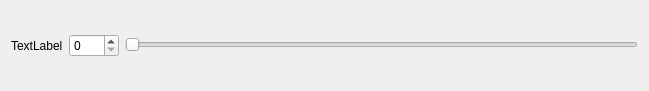
<?xml version="1.0" encoding="UTF-8"?>
<ui version="4.0">
 <class>SliderAndSpin</class>
 <widget class="QWidget" name="SliderAndSpin">
  <property name="geometry">
   <rect>
    <x>0</x>
    <y>0</y>
    <width>649</width>
    <height>91</height>
   </rect>
  </property>
  <property name="minimumSize">
   <size>
    <width>0</width>
    <height>0</height>
   </size>
  </property>
  <property name="windowTitle">
   <string>Form</string>
  </property>
  <layout class="QHBoxLayout" name="horizontalLayout">
   <item>
    <widget class="QLabel" name="label">
     <property name="text">
      <string>TextLabel</string>
     </property>
    </widget>
   </item>
   <item>
    <widget class="QSpinBox" name="spinBox">
     <property name="minimumSize">
      <size>
       <width>50</width>
       <height>20</height>
      </size>
     </property>
    </widget>
   </item>
   <item>
    <widget class="QSlider" name="horizontalSlider">
     <property name="minimumSize">
      <size>
       <width>200</width>
       <height>20</height>
      </size>
     </property>
     <property name="orientation">
      <enum>Qt::Horizontal</enum>
     </property>
    </widget>
   </item>
  </layout>
 </widget>
 <resources/>
 <connections/>
</ui>
